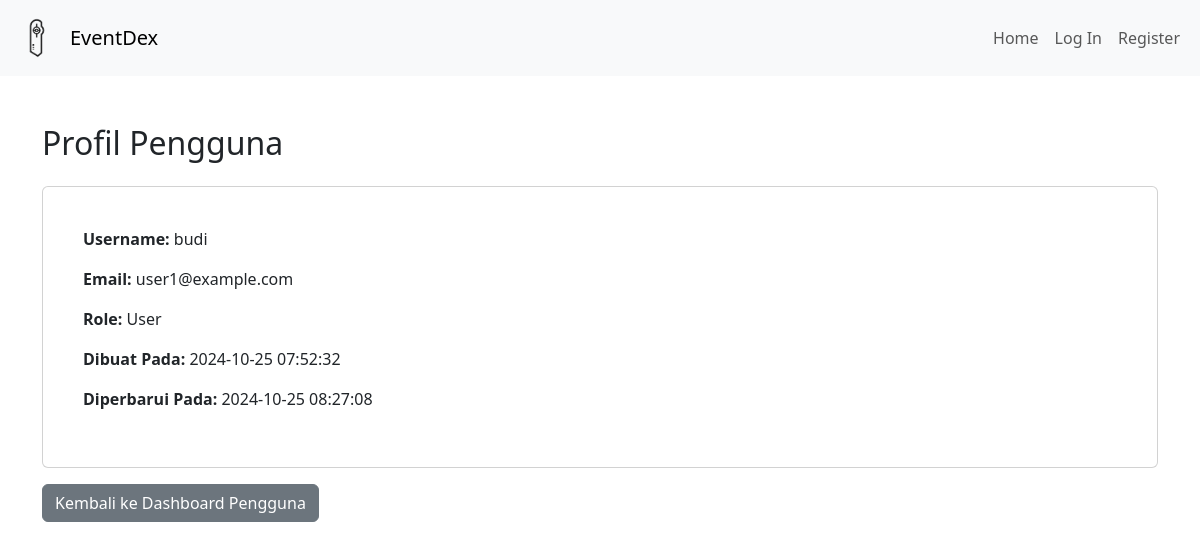
The app's page /profile_read.php?user_id=6 with its own data.
### tables this page shows
CREATE TABLE `users` (
  `user_id` int(11) NOT NULL,
  `username` varchar(100) NOT NULL,
  `email` varchar(100) NOT NULL,
  `password_hash` varchar(255) NOT NULL,
  `reset_token` varchar(255) DEFAULT NULL,
  `created_at` timestamp NOT NULL DEFAULT current_timestamp(),
  `updated_at` timestamp NOT NULL DEFAULT current_timestamp() ON UPDATE current_timestamp(),
  `role` enum('user','admin') NOT NULL DEFAULT 'user'
);

### profile_read.php (the view, shortened to what this page needs)
<?php
include 'db_connect.php';
include 'header.php';
$user_id = $_GET['user_id'];
$stmt = $conn->prepare("SELECT username, email, created_at, updated_at, role FROM users WHERE user_id = ?");
$stmt->bind_param("i", $user_id);
$stmt->execute();
$stmt->bind_result($username, $email, $created_at, $updated_at, $role);
?>
<!DOCTYPE html>
<html lang="en">
<head>
</head>
<body>
<div class="container my-5">
    <h2 class="mb-4">Profil Pengguna</h2>
    <div class="card p-4">
        <div class="card-body">
            <p><strong>Username:</strong> <?php echo htmlspecialchars($username); ?></p>
            <p><strong>Email:</strong> <?php echo htmlspecialchars($email); ?></p>
            <p><strong>Role:</strong> <?php echo ucfirst(htmlspecialchars($role)); ?></p>
            <p><strong>Dibuat Pada:</strong> <?php echo htmlspecialchars($created_at); ?></p>
            <p><strong>Diperbarui Pada:</strong> <?php echo htmlspecialchars($updated_at); ?></p>
        </div>
    </div>
    <a href="admin_user_dashboard.php" class="btn btn-secondary mt-3">Kembali ke Dashboard Pengguna</a>
</div>
</body>
</html>

### records on screen
users: username "budi", email "user1@example.com", role "User", created_at "2024-10-25 07:52:32", updated_at "2024-10-25 08:27:08"
